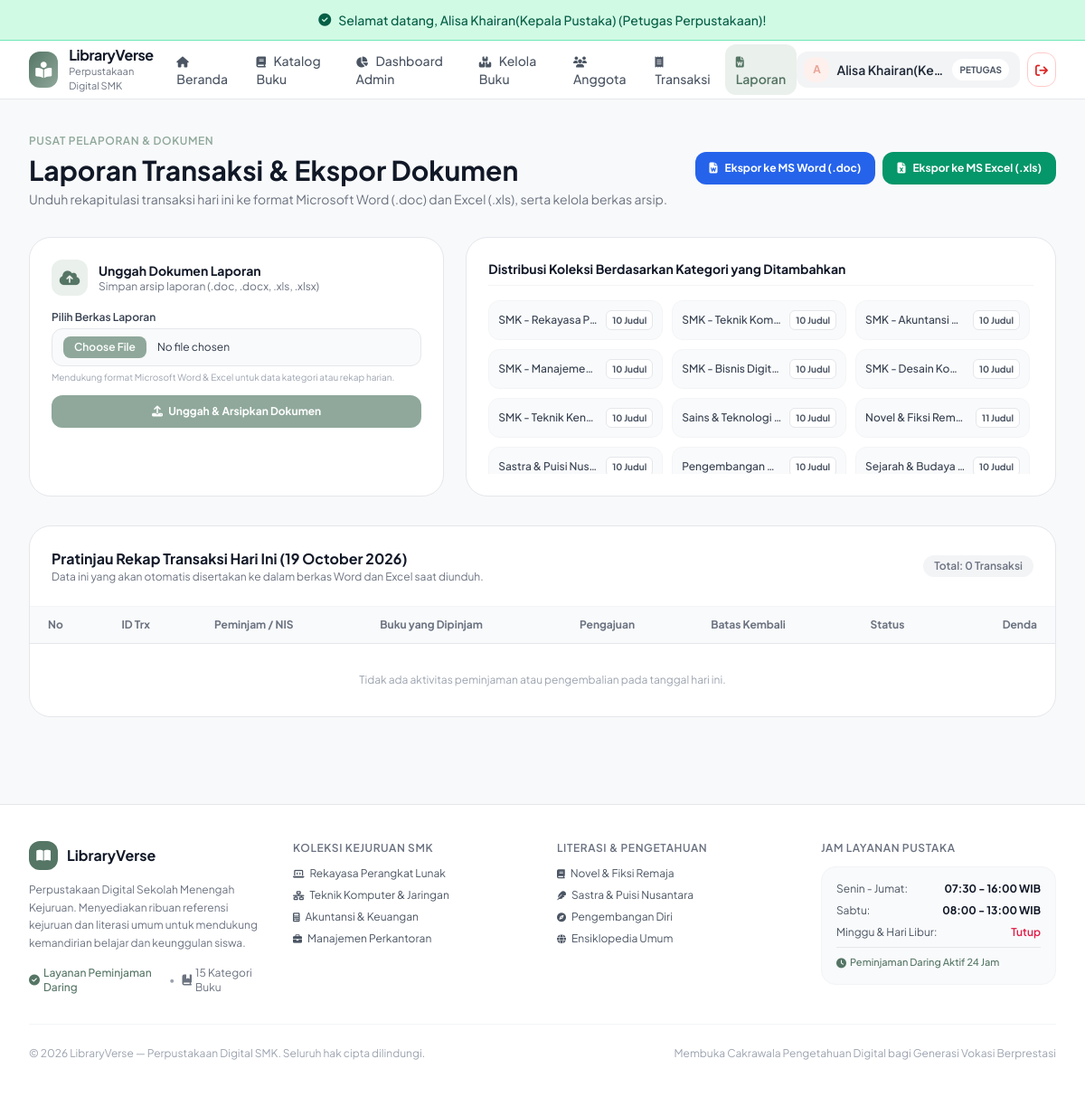
The page /index.php?c=laporan&a=index (signed in) on the database its author committed.
### tables this page shows
CREATE TABLE `kategori` (
  `id_kategori` int(11) NOT NULL,
  `nama_kategori` varchar(60) NOT NULL
);

### controller/LaporanController.php (called while the page is built, shortened)
<?php
require_once __DIR__ . '/../model/Transaksi.php';
require_once __DIR__ . '/../model/Kategori.php';
class LaporanController extends Controller {
    public function index() {
        $transaksiModel = new Transaksi();
        $kategoriModel = new Kategori();
        $todayTransactions = $transaksiModel->getTodayTransactions();
        $categories = $kategoriModel->getWithBookCount();
        $data = [
            'pageTitle' => 'Laporan Perpustakaan & Ekspor Dokumen',
            'todayTransactions' => $todayTransactions,
            'categories' => $categories
        ];
        $this->view('admin/laporan/index', $data);
    }
}
?>

### config/Database.php (called while the page is built, shortened)
<?php
class Database {
    private $host = "sql103.infinityfree.com";
    private $user = "if0_42759950";
    private $pass = "N4VhNZeZ2y";
    private $dbname = "if0_42759950_xii_rpl_1_alisa_paket4";
    private $charset = "utf8mb4";
    private static $instance = null;
    private $dbh;
    private function __construct() {
        $dsn = "mysql:host=" . $this->host . ";dbname=" . $this->dbname . ";charset=" . $this->charset;
        $options = [
            PDO::ATTR_PERSISTENT => true,
            PDO::ATTR_ERRMODE => PDO::ERRMODE_EXCEPTION,
            PDO::ATTR_DEFAULT_FETCH_MODE => PDO::FETCH_ASSOC,
            PDO::ATTR_EMULATE_PREPARES => false,
        ];
        try {
            $this->dbh = new PDO($dsn, $this->user, $this->pass, $options);
        } catch (PDOException $e) {
            $this->error = $e->getMessage();
            die("Koneksi Database Gagal: " . $this->error . "<br>Pastikan database <b>xii_rpl_1_alisa_paket4</b> sudah di-import di phpMyAdmin!");
        }
    }
    public static function getInstance() {
        if (self::$instance === null) {
            self::$instance = new self();
        }
        return self::$instance;
    }
    public function getConnection() {
        return $this->dbh;
    }
}
?>

### model/Model.php (called while the page is built, shortened)
<?php
require_once __DIR__ . '/../config/Database.php';
abstract class Model {
    public function __construct() {
        $this->db = Database::getInstance()->getConnection();
    }
}

### model/Kategori.php (called while the page is built, shortened)
<?php
require_once __DIR__ . '/Model.php';
class Kategori extends Model {
    public function getWithBookCount() {
        $sql = "SELECT k.*, COUNT(b.id_buku) as total_buku
                FROM kategori k
                LEFT JOIN buku b ON k.id_kategori = b.id_kategori
                GROUP BY k.id_kategori
                ORDER BY k.id_kategori ASC";
        $stmt = $this->db->prepare($sql);
        $stmt->execute();
        return $stmt->fetchAll();
    }
}
?>

### model/Transaksi.php (called while the page is built, shortened)
<?php
require_once __DIR__ . '/Model.php';
class Transaksi extends Model {
    public function getTodayTransactions() {
        $today = date('Y-m-d');
        $sql = "SELECT t.*,
                       COALESCE(p.nama_lengkap, al.nama_lengkap, CONCAT('Siswa ID #', t.id_pengguna)) AS nama_peminjam,
                       COALESCE(p.nis, al.nis, '-') AS nis,
                       GROUP_CONCAT(b.judul SEPARATOR ' || ') AS daftar_buku,
                       COUNT(dt.id_buku) AS total_buku,
                       a.nama_admin,
                       CASE
                           WHEN t.status = 'dipinjam' AND CURDATE() > t.batas_kembali
                           THEN DATEDIFF(CURDATE(), t.batas_kembali) * 1000 * (SELECT COUNT(*) FROM detail_transaksi WHERE id_transaksi = t.id_transaksi)
                           ELSE t.total_denda
                       END AS calculated_denda
                FROM transaksi t
                LEFT JOIN pengguna p ON t.id_pengguna = p.id_pengguna
                LEFT JOIN alumni al ON (t.id_pengguna = al.id_pengguna OR t.id_pengguna = al.id_alumni)
                LEFT JOIN admin a ON t.id_admin = a.id_admin
                LEFT JOIN detail_transaksi dt ON t.id_transaksi = dt.id_transaksi
                LEFT JOIN buku b ON dt.id_buku = b.id_buku
                WHERE t.tgl_pengajuan = ? OR t.tgl_pinjam = ? OR t.tgl_kembali = ?
                GROUP BY t.id_transaksi ORDER BY t.id_transaksi DESC";
        $stmt = $this->db->prepare($sql);
        $stmt->execute([$today, $today, $today]);
        return $stmt->fetchAll();
    }
}
?>

### view/admin/laporan/index.php (the view, shortened to what this page needs)
<div class="max-w-7xl mx-auto px-4 sm:px-6 lg:px-8 py-8 space-y-8">
    <div class="flex flex-col sm:flex-row sm:items-center justify-between gap-4">
        <div>
            <span class="text-xs font-semibold text-[#8FA89B] uppercase tracking-wider">Pusat Pelaporan & Dokumen</span>
            <h1 class="text-2xl sm:text-3xl font-bold text-gray-900 mt-1">Laporan Transaksi & Ekspor Dokumen</h1>
            <p class="text-xs sm:text-sm text-gray-500 mt-1">
                Unduh rekapitulasi transaksi hari ini ke format Microsoft Word (.doc) dan Excel (.xls), serta kelola berkas arsip.
            </p>
        </div>
        <div class="flex items-center gap-2">
            <a href="index.php?c=laporan&a=exportWord" class="px-4 py-2.5 rounded-xl bg-blue-600 hover:bg-blue-700 text-white text-xs font-bold transition flex items-center gap-2 shadow-xs">
                <i class="fa-solid fa-file-word"></i> Ekspor ke MS Word (.doc)
            </a>
            <a href="index.php?c=laporan&a=exportExcel" class="px-4 py-2.5 rounded-xl bg-emerald-600 hover:bg-emerald-700 text-white text-xs font-bold transition flex items-center gap-2 shadow-xs">
                <i class="fa-solid fa-file-excel"></i> Ekspor ke MS Excel (.xls)
            </a>
        </div>
    </div>
    <div class="grid grid-cols-1 md:grid-cols-12 gap-6">
        <div class="md:col-span-5 bg-white rounded-3xl p-6 border border-gray-200 shadow-xs space-y-4">
            <div class="flex items-center gap-3">
                <div class="w-10 h-10 rounded-xl bg-[#EAF0EC] text-[#557565] flex items-center justify-center font-bold text-lg">
                    <i class="fa-solid fa-cloud-arrow-up"></i>
                </div>
                <div>
                    <h3 class="font-bold text-gray-900 text-sm">Unggah Dokumen Laporan</h3>
                    <p class="text-xs text-gray-500">Simpan arsip laporan (.doc, .docx, .xls, .xlsx)</p>
                </div>
            </div>
            <form action="index.php?c=laporan&a=uploadLaporan" method="POST" enctype="multipart/form-data" class="space-y-3 text-xs">
                <div class="space-y-1">
                    <label class="font-semibold text-gray-700">Pilih Berkas Laporan</label>
                    <input type="file" name="file_laporan" required accept=".doc,.docx,.xls,.xlsx" class="w-full px-3 py-2 rounded-xl border border-gray-200 bg-gray-50 file:mr-3 file:py-1 file:px-3 file:rounded-lg file:border-0 file:text-xs file:font-semibold file:bg-[#8FA89B] file:text-white">
                    <span class="text-[10px] text-gray-400 block">Mendukung format Microsoft Word & Excel untuk data kategori atau rekap harian.</span>
                </div>
                <button type="submit" class="w-full py-2.5 rounded-xl bg-[#8FA89B] hover:bg-[#789687] text-white font-bold text-xs transition shadow-xs">
                    <i class="fa-solid fa-upload mr-1"></i> Unggah & Arsipkan Dokumen
                </button>
            </form>
        </div>
        <div class="md:col-span-7 bg-white rounded-3xl p-6 border border-gray-200 shadow-xs space-y-4">
            <h3 class="font-bold text-gray-900 text-sm border-b border-gray-100 pb-2">
                Distribusi Koleksi Berdasarkan Kategori yang Ditambahkan
            </h3>
            <div class="grid grid-cols-2 sm:grid-cols-3 gap-2.5 text-xs max-h-48 overflow-y-auto pr-1">
                <?php foreach ($categories as $cat): ?>
                    <div class="p-2.5 rounded-xl bg-gray-50 border border-gray-100 flex items-center justify-between">
                        <span class="font-medium text-gray-700 truncate mr-2" title="<?= htmlspecialchars($cat['nama_kategori']) ?>">
                            <?= htmlspecialchars($cat['nama_kategori']) ?>
                        </span>
                        <span class="px-1.5 py-0.5 rounded-md bg-white border border-gray-200 text-gray-600 text-[10px] font-bold shrink-0">
                            <?= $cat['total_buku'] ?> Judul
                        </span>
                    </div>
                <?php endforeach; ?>
            </div>
        </div>
    </div>
    <div class="bg-white rounded-3xl border border-gray-200 overflow-hidden shadow-xs">
        <div class="p-5 sm:p-6 border-b border-gray-100 flex flex-col sm:flex-row sm:items-center justify-between gap-2">
            <div>
                <h3 class="font-bold text-gray-900 text-base">Pratinjau Rekap Transaksi Hari Ini (<?= date('d F Y') ?>)</h3>
                <p class="text-xs text-gray-500">Data ini yang akan otomatis disertakan ke dalam berkas Word dan Excel saat diunduh.</p>
            </div>
            <span class="text-xs text-gray-500 font-semibold bg-gray-100 px-3 py-1 rounded-full self-start sm:self-auto">
                Total: <?= count($todayTransactions) ?> Transaksi
            </span>
        </div>
        <div class="overflow-x-auto">
            <table class="w-full text-left text-xs text-gray-600">
                <thead class="bg-gray-50 text-gray-500 font-semibold border-b border-gray-200">
                    <tr>
                        <th class="px-5 py-3">No</th>
                        <th class="px-5 py-3">ID Trx</th>
                        <th class="px-5 py-3">Peminjam / NIS</th>
                        <th class="px-5 py-3">Buku yang Dipinjam</th>
                        <th class="px-5 py-3">Pengajuan</th>
                        <th class="px-5 py-3">Batas Kembali</th>
                        <th class="px-5 py-3">Status</th>
                        <th class="px-5 py-3 text-right">Denda</th>
                    </tr>
                </thead>
                <tbody class="divide-y divide-gray-100">
                    <?php if (empty($todayTransactions)): ?>
                        <tr>
                            <td colspan="8" class="px-5 py-8 text-center text-gray-400">
                                Tidak ada aktivitas peminjaman atau pengembalian pada tanggal hari ini.
                            </td>
                        </tr>
                    <?php endif; ?>
                </tbody>
            </table>
        </div>
    </div>
</div>

### view/templates/header.php (style rules this page uses)
body { font-family: 'Plus Jakarta Sans', sans-serif; background-color: #F8F9FA; color: #2D3748; }

### rows shown on the page
kategori: nama_kategori "SMK - Rekayasa P…", total_buku "10"
kategori: nama_kategori "SMK - Teknik Kom…", total_buku "10"
kategori: nama_kategori "SMK - Akuntansi…", total_buku "10"
kategori: nama_kategori "SMK - Manajeme…", total_buku "10"
kategori: nama_kategori "SMK - Bisnis Digit…", total_buku "10"
kategori: nama_kategori "SMK - Desain Ko…", total_buku "10"
kategori: nama_kategori "SMK - Teknik Ken…", total_buku "10"
kategori: nama_kategori "Sains & Teknologi…", total_buku "10"
kategori: nama_kategori "Novel & Fiksi Rem…", total_buku "11"
kategori: nama_kategori "Sastra & Puisi Nus…", total_buku "10"
kategori: nama_kategori "Pengembangan…", total_buku "10"
kategori: nama_kategori "Sejarah & Budaya…", total_buku "10"

### other values the page prints
$flash['message'] "Selamat datang, Alisa Khairan(Kepala Pustaka) (Petugas Perpustakaan)!"
substr($userName, 0, 1) "A"
$userName "Alisa Khairan(Ke…"
count($todayTransactions) "0"
